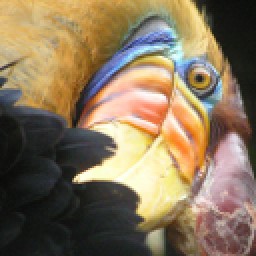
#> input picture kmeans/homework/bird_small.png, 128 x 128 px (shown 2 times larger)
$ jupyter execute kmeans_homework.ipynb   (shell and % lines are left out)
#> lines starting #> are read from the running program, lines starting #| are printed output that depends on the picture
# Bài tập về nhà Kmeans

## Mục tiêu
- Tự viết lại code cho giải thuật K-means
- Hiểu sâu hơn giải thuật K-means qua việc tự viết lại code
- Ứng dụng mô hình tự viết vào các bài toán đã ra trên lớp

## Dữ liệu

Giống dữ liệu của bài thực hành trên lớp (dữ liệu sinh ngẫu nhiên bằng sklearn và ảnh bird_small.png)

## Yêu cầu

Code K-means tự viết cho kết quả tương đương (không cần giống hệt) với giải thuật của thư viện sklearn khi áp dụng cho dữ liệu sinh ngẫu nhiên và dữ liệu ảnh.

# Các bước làm

## Các thư viện sử dụng

[cell 1]
import numpy as np
import matplotlib.pyplot as plt

from sklearn.cluster import KMeans
from sklearn.datasets import make_blobs
from sklearn.metrics.pairwise import euclidean_distances

## Chuẩn bị dữ liệu
- Sinh dữ liệu ngẫu nhiên n_samples = 100 tương đương 100 điểm
    - random_state: biến cố định hàm random - để các điểm sinh ngẫu nhiên giống nhau giữa các máy tính

- Mỗi điểm dữ liệu có 2 chiều

[cell 2]
n_samples = 100
random_state = 170
center_points = [[1, 1], [-1, -1], [1, -1]] # sinh ngẫu nhiên các điểm xung quanh vị trí tâm cố định
#center_points = 3                           # tâm cụm được chọn ngẫu nhiên

X, y = make_blobs(n_samples=n_samples, random_state=random_state, centers=center_points, cluster_std=0.6)
print("Số chiều dữ liệu: ", X.shape, y.shape)
print("5 điểm dữ liệu đầu tiên: \n", X[:6])

**Vẽ các điểm ảnh sử dụng matplotlib**

[cell 3]
plt.figure(figsize=(12, 12))
plt.subplot(221)
plt.scatter(X[:, 0], X[:, 1], c='blue') # c là tham số chọn màu sắc, có thể truyền vào string hoặc số id 1,2,3 ...
plt.title("Các điểm dữ liệu trước khi phân cụm. Số lượng: {}".format(n_samples))
plt.show()
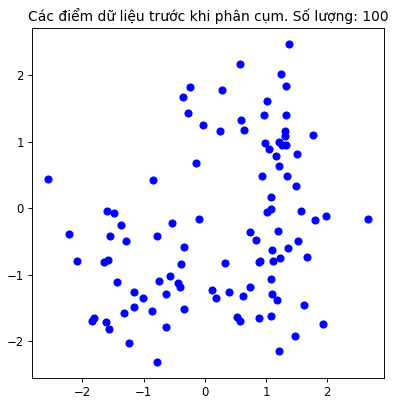
#> figure drawn by matplotlib, 1 panel

## Tự xây dựng giải thuật K-means:

Viết code cho giải thuật K-means tại mục này

### Ý tưởng giải thuật

K-means lặp lại hai bước đến khi hội tụ:
1. **Gán nhãn:** mỗi điểm thuộc về **tâm cụm gần nhất** (khoảng cách Euclid).
2. **Cập nhật tâm:** tâm mới = **trung bình** các điểm trong cụm.

Tâm được khởi tạo bằng **k-means++** (chọn các tâm ban đầu phân tán nhau) để giải thuật hội tụ ổn định và cho kết quả gần với `sklearn`. Lặp đến khi tâm gần như không dịch chuyển (< `tol`) hoặc đạt `max_iter`.

[cell 4]
class MyKMeans:

    def __init__(self, n_clusters=3, max_iter=300, tol=1e-4, random_state=None):
        self.n_clusters = n_clusters
        self.max_iter = max_iter
        self.tol = tol
        self.random_state = random_state

    def _init_centroids(self, X, rng):
        n = X.shape[0]
        centers = [X[rng.randint(n)]]
        for _ in range(1, self.n_clusters):
            d2 = np.min(euclidean_distances(X, np.array(centers)) ** 2, axis=1)
            probs = d2 / d2.sum()
            centers.append(X[rng.choice(n, p=probs)])
        return np.array(centers)

    def fit(self, X):
        X = np.asarray(X, dtype=float)
        rng = np.random.RandomState(self.random_state)
        centers = self._init_centroids(X, rng)
        for it in range(self.max_iter):
            labels = np.argmin(euclidean_distances(X, centers), axis=1)
            new_centers = np.array([
                X[labels == j].mean(axis=0) if np.any(labels == j) else X[rng.randint(len(X))]
                for j in range(self.n_clusters)
            ])
            shift = np.linalg.norm(new_centers - centers)
            centers = new_centers
            if shift <= self.tol:
                break
        self.cluster_centers_ = centers
        self.labels_ = labels
        self.inertia_ = float(((X - centers[labels]) ** 2).sum())
        self.n_iter_ = it + 1
        return self

    def predict(self, X):
        X = np.asarray(X, dtype=float)
        return np.argmin(euclidean_distances(X, self.cluster_centers_), axis=1)

    def fit_predict(self, X):
        return self.fit(X).labels_

## Kiểm tra giải thuật K-means tự viết cho dữ liệu sinh ngẫu nhiên

- Áp dụng giải thuật K-means tự viết cho tập dữ liệu đã sinh ngẫu nhiên ở trên
- Quan sát kết quả và so sánh với giải thuật của sklearn

[cell 5]
k = 3

my_km = MyKMeans(n_clusters=k, random_state=random_state).fit(X)
sk_km = KMeans(n_clusters=k, n_init=10, random_state=random_state).fit(X)

print("Inertia (tổng bình phương khoảng cách trong cụm):")
print("  - K-means tự viết : {:.4f}  (số vòng lặp: {})".format(my_km.inertia_, my_km.n_iter_))
print("  - K-means sklearn : {:.4f}".format(sk_km.inertia_))

fig, ax = plt.subplots(1, 2, figsize=(13, 5))
for a, (title, km) in zip(ax, [("K-means tự viết", my_km), ("K-means sklearn", sk_km)]):
    a.scatter(X[:, 0], X[:, 1], c=km.labels_, cmap="viridis", s=30)
    a.scatter(km.cluster_centers_[:, 0], km.cluster_centers_[:, 1],
              c="red", marker="X", s=200, edgecolor="black")
    a.set_title(title)
plt.show()
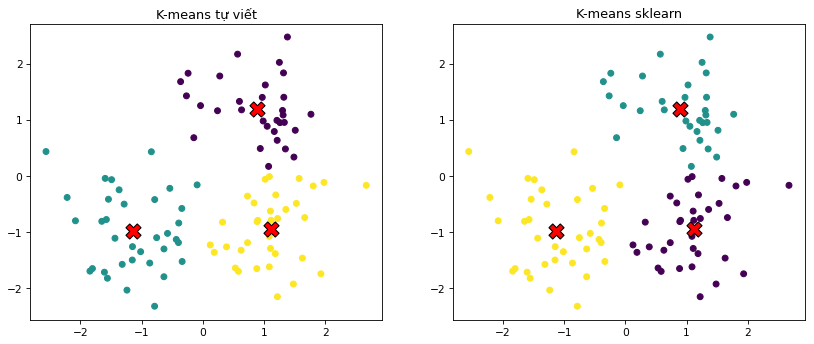
#> figure drawn by matplotlib, 2 panels

**Nhận xét:** hai cách cho **cùng cách phân cụm** (số thứ tự/màu của cụm có thể khác nhau là bình thường, vì nhãn cụm chỉ là tên gọi). Giá trị **inertia xấp xỉ nhau** ⇒ giải thuật tự viết hoạt động đúng và tương đương `sklearn`.

## Ứng dụng K-means tự viết vào nén ảnh

### Thư viện sử dụng - hỗ trợ hình ảnh

[cell 6]
from skimage import io
from sklearn.cluster import KMeans
import numpy as np
import matplotlib.pyplot as plt
import matplotlib.image as image
from IPython.display import Image, display

### Đọc dữ liệu hình ảnh
- Mỗi điểm ảnh là 1 mẫu quan sát
- Phân cụm tập dữ liệu (tập các điểm ảnh) về k nhãn

[cell 7]
path_img = 'bird_small.png'
display(Image(path_img, width=250, unconfined=True))
img = io.imread(path_img)
#> img is the input picture: shape (128, 128, 3); mean R, G, B 135.4, 117.4, 91.3
data_img = (img / 255.0).reshape(-1,img.shape[2]) # chuyển ma trận 128x128x3 về mảng 2 chiều
img_shape = img.shape
#> img_shape = (128, 128, 3)

print("Số chiều của dữ liệu hình ảnh: ", data_img.shape)
#| Số chiều của dữ liệu hình ảnh:  (16384, 3)
print("Tổng số điểm ảnh là: ", data_img.shape[0])
#| Tổng số điểm ảnh là:  16384
print("Mỗi điểm ảnh có số chiều = ", data_img.shape[1])
#| Mỗi điểm ảnh có số chiều =  3

### Nén ảnh bằng giải thuật K-means tự viết

- Tạo file nén ảnh bằng giải thuật K-means tự viết
- Hiển thị kết quả của giải thuật tự viết và giải thuật của sklearn để so sánh

[cell 8]
k_colors = 16   # số màu sau khi nén (có thể thử các giá trị khác: 8, 32, ...)

km_my = MyKMeans(n_clusters=k_colors, random_state=0).fit(data_img)
#> in fit (call 2), `centers = self._init_centroids(X, rng)`: centers = 16 rows, first 8: [0.682, 0.482, 0.204], [0.0588, 0.0627, 0.051], [0.808, 0.698, 0.725], [0.965, 0.929, 0.686], [0.227, 0.212, 0.231], [0.996, 0.957, 0.91], [0.812, 0.682, 0.435], [0.553, 0.639, 0.875]
#> the loop in fit (call 2), `for it in range(self.max_iter):` made 52 passes
#> shift on passes 1 to 12: 0.202, 0.0625, 0.0337, 0.0218, 0.0195, 0.0185, 0.0185, 0.0196, 0.0194, 0.0184, 0.0137, 0.0106
#> in fit (call 2), `self.cluster_centers_ = centers`: self.cluster_centers_ = 16 rows, first 8: [0.672, 0.483, 0.212], [0.083, 0.0899, 0.0796], [0.825, 0.743, 0.734], [0.965, 0.863, 0.637], [0.276, 0.242, 0.23], [0.976, 0.947, 0.82], [0.688, 0.618, 0.557], [0.573, 0.726, 0.87]
img_my = km_my.cluster_centers_[km_my.labels_].reshape(img_shape)
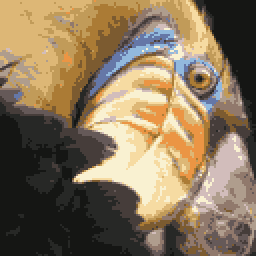
#> img_my: shape (128, 128, 3) float64 (shown 2 times larger); mean of channels 0, 1, 2 0.531, 0.46, 0.358; drawn as R, G, B

km_sk = KMeans(n_clusters=k_colors, n_init=10, random_state=0).fit(data_img)
img_sk = km_sk.cluster_centers_[km_sk.labels_].reshape(img_shape)
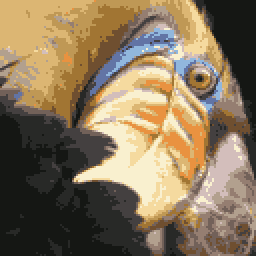
#> img_sk: shape (128, 128, 3) float64 (shown 2 times larger); mean of channels 0, 1, 2 0.531, 0.46, 0.358; drawn as R, G, B

plt.imsave("img_128.png", np.clip(img_my, 0, 1))   # kết quả tự viết
plt.imsave("img128.png", np.clip(img_sk, 0, 1))     # kết quả thư viện

# Hiển thị so sánh: tự viết | sklearn | ảnh gốc
fig, ax = plt.subplots(1, 3, figsize=(15, 5))
titles = ["Tự viết (k={})".format(k_colors), "sklearn (k={})".format(k_colors), "Ảnh gốc"]
for a, im, t in zip(ax, [img_my, img_sk, img / 255.0], titles):
    a.imshow(np.clip(im, 0, 1)); a.set_title(t); a.axis("off")
#> this loop made 3 passes
#> t on passes 1 to 3: 'Tự viết (k=16)', 'sklearn (k=16)', 'Ảnh gốc'
plt.show()
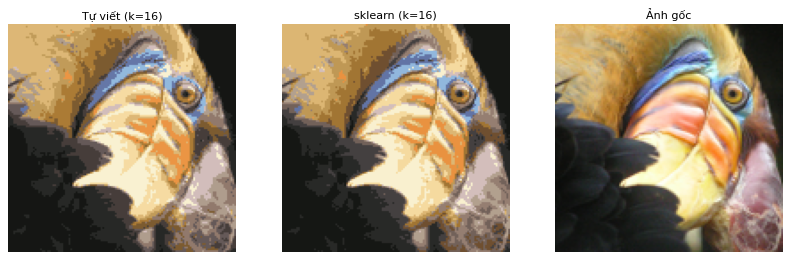
#> figure drawn by matplotlib, 3 panels
